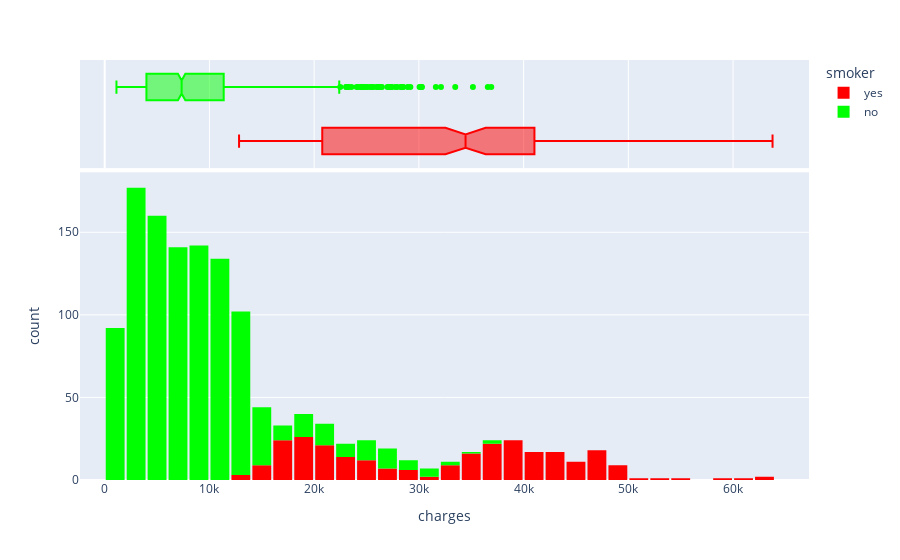

Here is the notebook cell this chart was saved with:
### Code cell
fig2 = px.histogram(
    data,
    x="charges",
    marginal="box",
    color="smoker",
    color_discrete_sequence=["red", "lime"],
)


fig2.update_layout(bargap=0.1)


fig2

### Figure 1 — Plotly figure (JSON) as saved in the notebook; plotly's stock layout.template omitted (floating-point values rounded to 4 significant figures; data arrays with more than 128 entries replaced by an {"elided": "..."} marker saying what was removed)
{"data": [{"alignmentgroup": "True", "bingroup": "x", "hovertemplate": "smoker=yes<br>charges=%{x}<br>count=%{y}<extra></extra>", "legendgroup": "yes", "marker": {"color": "red", "pattern": {"shape": ""}}, "name": "yes", "offsetgroup": "yes", "orientation": "v", "showlegend": true, "type": "histogram", "x": {"elided": "274 float values"}, "xaxis": "x", "yaxis": "y"}, {"alignmentgroup": "True", "hovertemplate": "smoker=yes<br>charges=%{x}<extra></extra>", "legendgroup": "yes", "marker": {"color": "red"}, "name": "yes", "notched": true, "offsetgroup": "yes", "showlegend": false, "type": "box", "x": {"elided": "274 float values"}, "xaxis": "x2", "yaxis": "y2"}, {"alignmentgroup": "True", "bingroup": "x", "hovertemplate": "smoker=no<br>charges=%{x}<br>count=%{y}<extra></extra>", "legendgroup": "no", "marker": {"color": "lime", "pattern": {"shape": ""}}, "name": "no", "offsetgroup": "no", "orientation": "v", "showlegend": true, "type": "histogram", "x": {"elided": "1064 float values"}, "xaxis": "x", "yaxis": "y"}, {"alignmentgroup": "True", "hovertemplate": "smoker=no<br>charges=%{x}<extra></extra>", "legendgroup": "no", "marker": {"color": "lime"}, "name": "no", "notched": true, "offsetgroup": "no", "showlegend": false, "type": "box", "x": {"elided": "1064 float values"}, "xaxis": "x2", "yaxis": "y2"}], "layout": {"bargap": 0.1, "barmode": "relative", "legend": {"title": {"text": "smoker"}, "tracegroupgap": 0}, "margin": {"t": 60}, "xaxis": {"anchor": "y", "domain": [0, 1], "title": {"text": "charges"}}, "xaxis2": {"anchor": "y2", "domain": [0, 1], "matches": "x", "showgrid": true, "showticklabels": false}, "yaxis": {"anchor": "x", "domain": [0, 0.7326], "title": {"text": "count"}}, "yaxis2": {"anchor": "x2", "domain": [0.7426, 1], "matches": "y2", "showgrid": false, "showline": false, "showticklabels": false, "ticks": ""}}}
